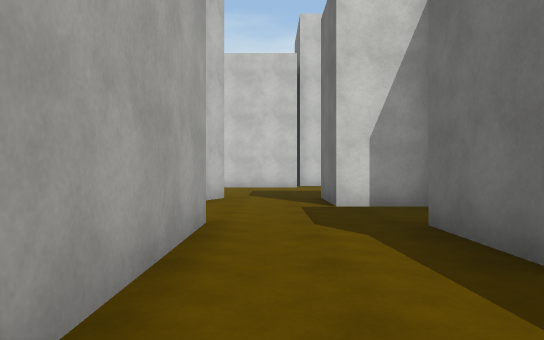
View 1 (above)

24 first-person views from a walk through a 3-D level made in the Unity game engine. The camera is 1.2 m above the floor, looks level and sees 70° across. The floor is counted in squares, 2 m on a side. Each view is taken from the middle of a square. On the plan, view 1 faces up. The plan holds only what a view shows up to about 11 squares ahead; the rest is blank. The place goes on beyond the plan. The player character is not drawn. Surface patterns are stand-ins for the level's own textures.

View 2
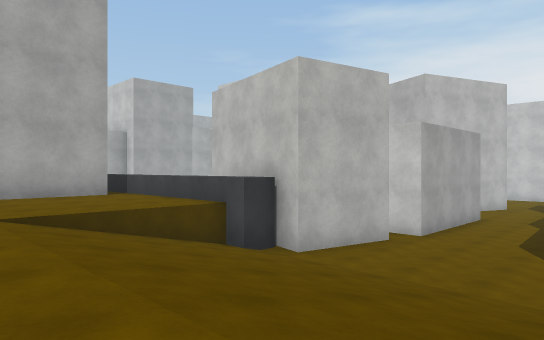

View 3
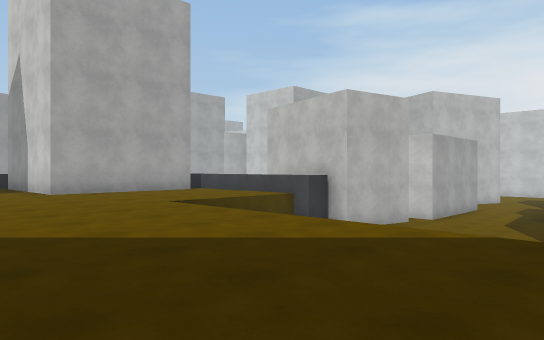

View 4
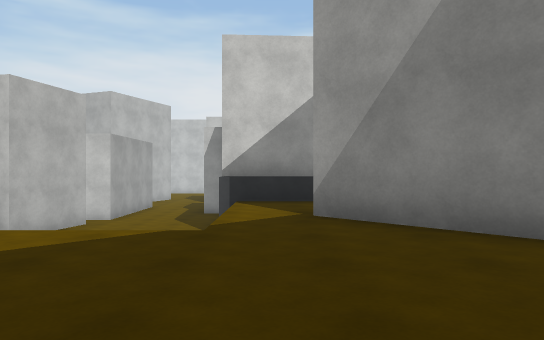

View 5
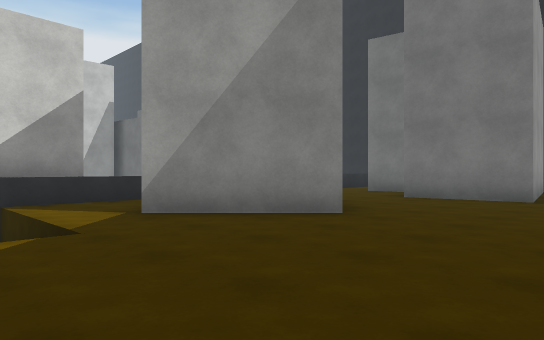

View 6
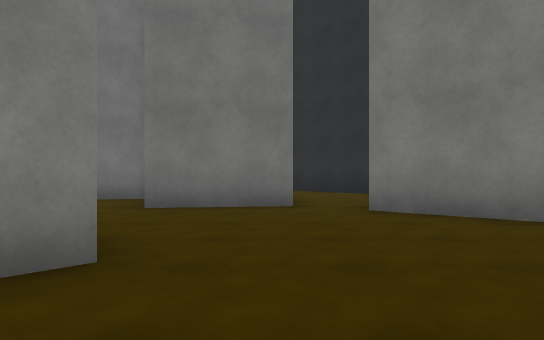

View 7
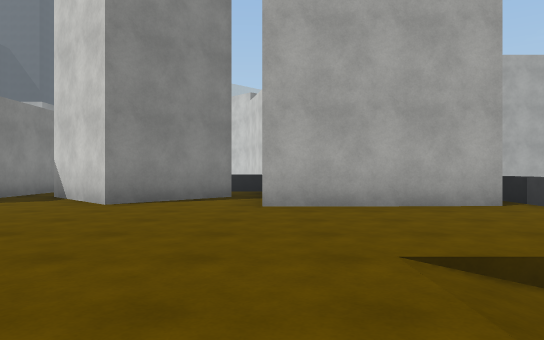

View 8
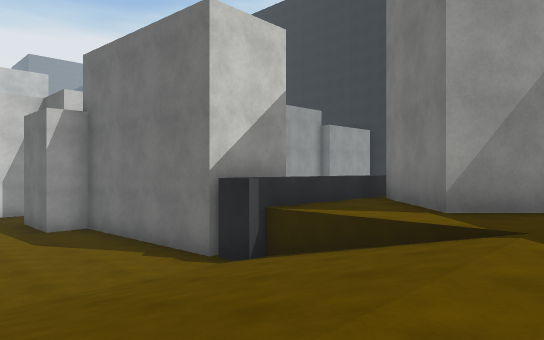

View 9
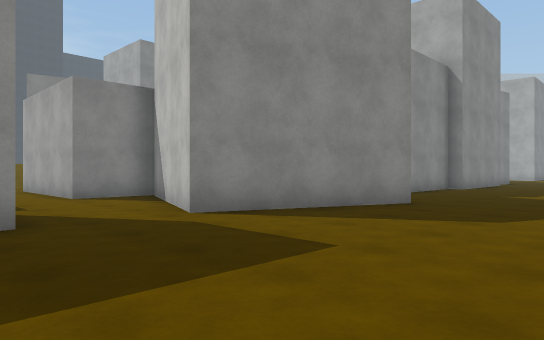

View 10
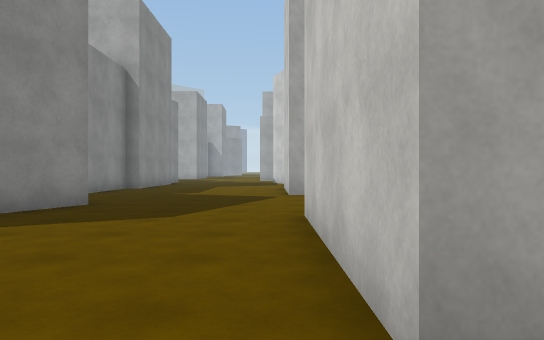

View 11
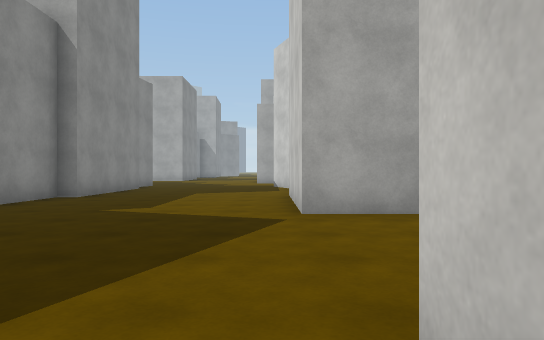

View 12
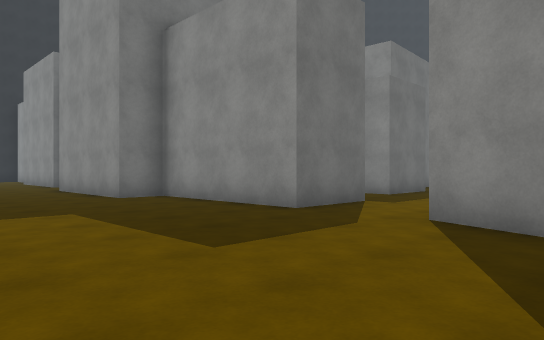

View 13
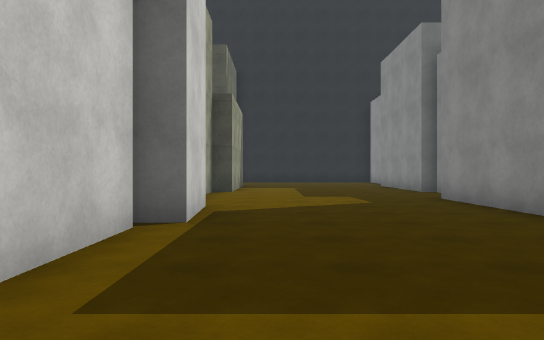

View 14
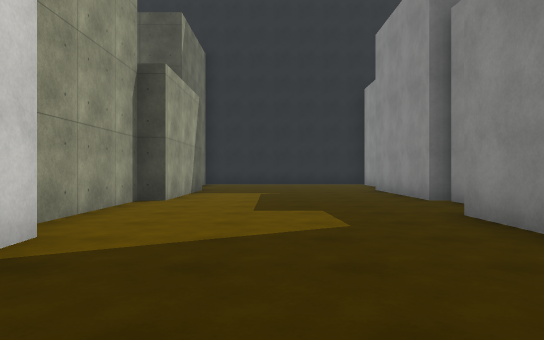

View 15
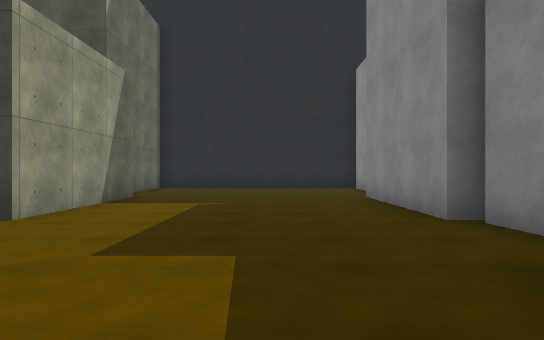

View 16
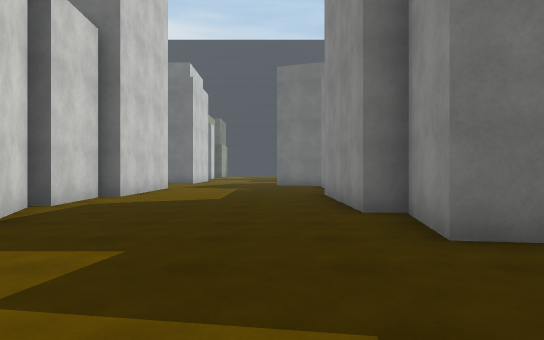

View 17
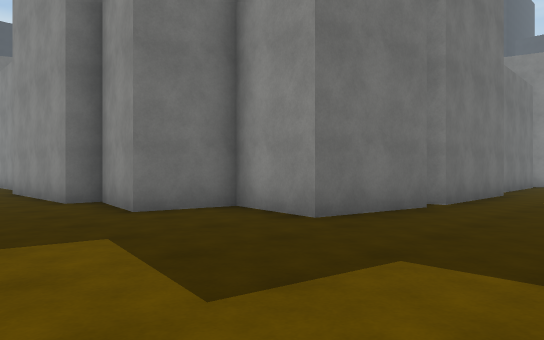

View 18
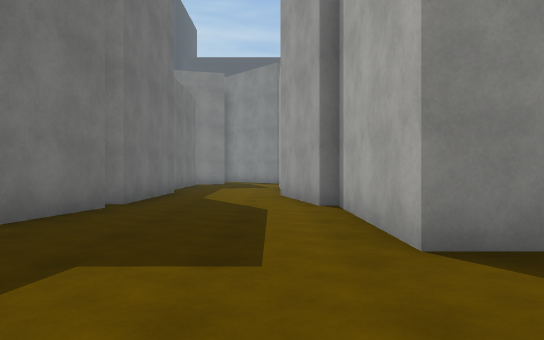

View 19
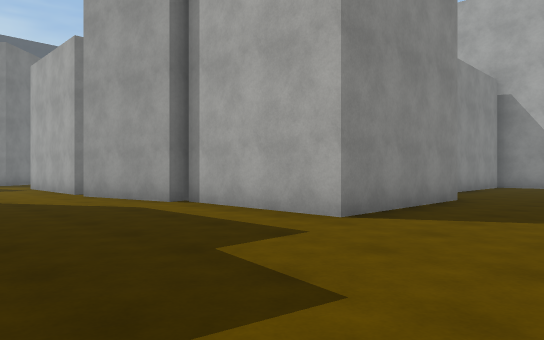

View 20
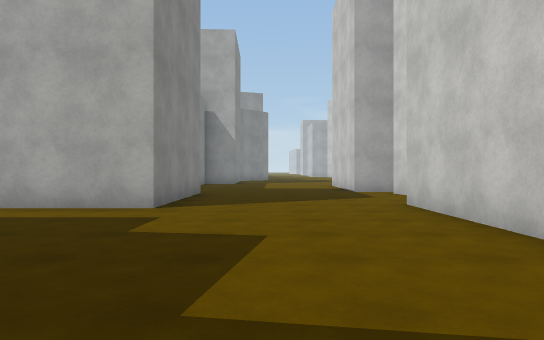

View 21
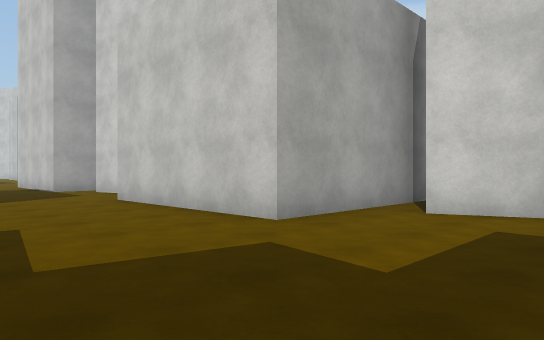

View 22
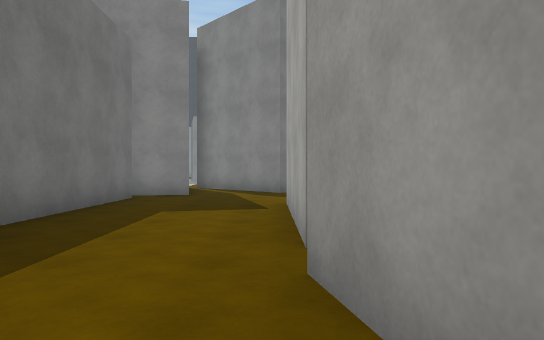

View 23
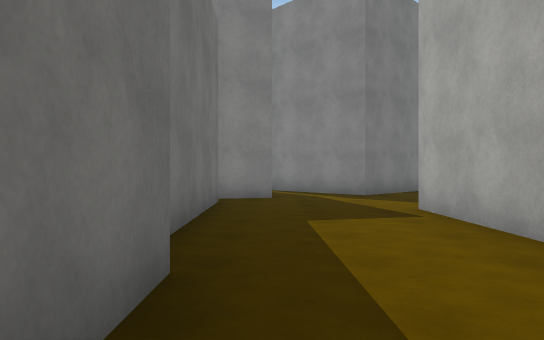

View 24
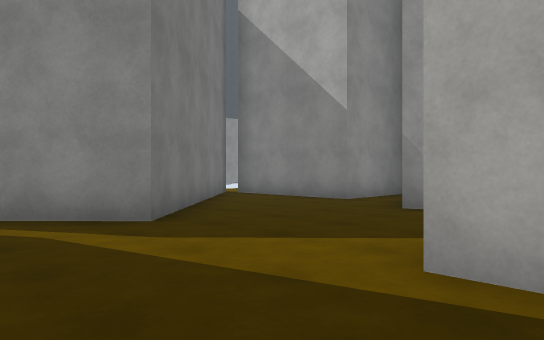

### Floor plan
Key: @ floor where view 1 was taken; # wall or solid block; . main floor; : floor 1.75 m higher than the main floor; / step, stairs or slope; ^ raised ledge.
Columns run from 28 left of view 1 to 18 right of it. Each row starts with its distance up from view 1.
 16         ###
 15         #.##        #..        ##########     #
 14 ###     #... ########....#####....##....####...
 13 #... ####......................................
 12 ...............................................
 11 ...............................................
 10 ...............................................
  9 .......................####......#####..####...
  8 .#####.....##########     #..#####     ##
  7      #...###              #..###
  6      #...#               ##....#
  5      #...#               #.....
  4      #...#               ###..#
  3      #...#                 #..#
  2      #...#                 #..##
  1      #...#                ##...#
  0      #...#                #.@..#
 -1      #...#                #....#
 -2      #...#             ####....###
 -3      #...#          ^^^^^^#....#^^^^^
 -4    ......#           #:::://////::#:
 -5   #......#           #:::://////::#    :#
 -6 .........#           #:::://////:##  :::#
 -7 ##...##..            #:::://////::##:::##
 -8  #..####.        ^ ###:::::::::::::::::#
 -9  #.##            ^ #:::::::::::::::::::####
-10  ###               ##::::::::::::::::::::::#
-11                     ##:::    :::::::::#:::##

Positions as (right, up) in squares from view 1, and headings:
1: (0, 0), facing up
2: (3, -8), facing up-left
3: (4, -11), facing up-left
4: (4, -11), facing up
5: (2, -11), facing up-right
6: (4, -9), facing right
7: (0, -8), facing left
8: (-1, -8), facing up-right
9: (2, 13), facing down-left
10: (2, 13), facing left
11: (-2, 13), facing left
12: (-3, 13), facing down-right
13: (1, 13), facing right
14: (4, 12), facing right
15: (7, 11), facing right
16: (-20, 10), facing right
17: (-22, 11), facing down-right
18: (-22, 11), facing down
19: (-19, 11), facing down-left
20: (-17, 10), facing left
21: (-16, 9), facing up-left
22: (-22, 4), facing down
23: (-20, 3), facing down
24: (-20, -2), facing down-left
